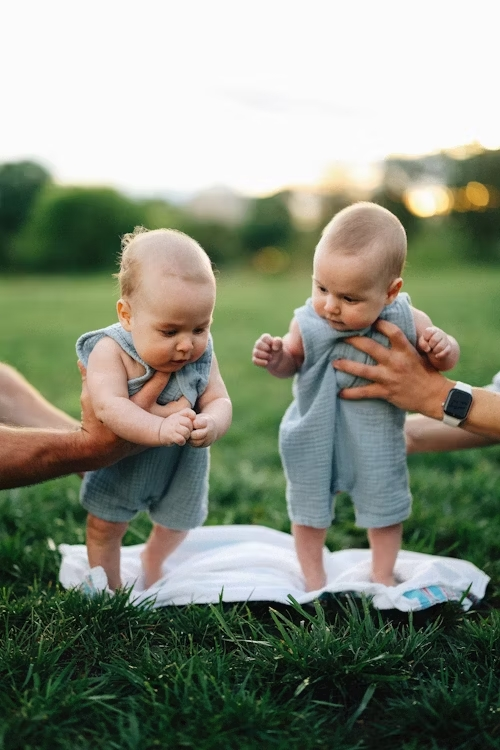
#> input picture OpenCV study/image/baby.jpg, 500 x 750 px; its folder holds only this picture in this run
$ jupyter execute 02_batch_processing.ipynb
#> lines starting #> are read from the running program, lines starting #| are printed output that depends on the picture
## 1. 라이브러리

[cell 1]
import cv2
import os               # 파일 및 폴더 탐색 os 라이브러리
from glob import glob   # 특정 경로에 있는 여러 파일을 리스트로 가져오는 위함

## 2. 경로 설정

[cell 2]
# 원본 이미지 폴더와 저장 폴더 경로 설정
input_folder = r"C:\Users\jinhyeongsik\study\OpenCV study\image"
output_folder = r"C:\Users\jinhyeongsik\study\OpenCV study\02_batch_processing\output image"

# 폴더 내 .jpg 이미지 파일 경로 리스트 얻기
img_files = glob(os.path.join(input_folder, "*.jpg"))

## 3. 반복 처리 코드

[cell 3]
# 이미지 반복 처리
for path in img_files:
    # 파일명만 추출
    filename = os.path.basename(path)

    # 이미지 읽기
    img = cv2.imread(path)
#> img is the input picture: shape (750, 500, 3); mean B, G, R 123.5, 140.5, 134
    if img is None:
        print(f"이미지 불러오기 실패: {path}")
        continue

    # 그레이스케일 변환
    gray = cv2.cvtColor(img, cv2.COLOR_BGR2GRAY)
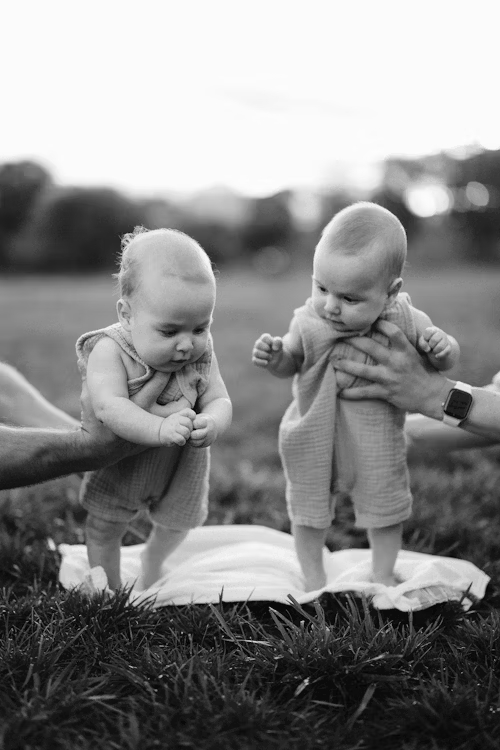
#> gray: shape (750, 500); min 2, max 254, mean 136.6

     # 리사이즈
    resized = cv2.resize(gray, (200, 200))
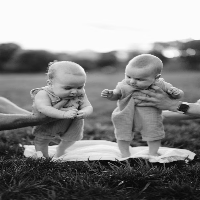
#> resized: shape (200, 200); min 5, max 253, mean 136.6

    # 자르기
    cropped = resized[50:150, 50:150]
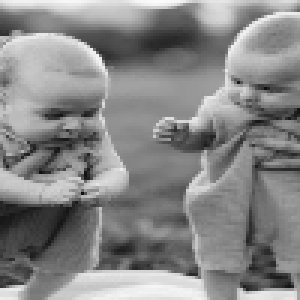
#> cropped: shape (100, 100) (shown 3 times larger); min 14, max 251, mean 134.8

    # 저장 경로 설정
    save_path = os.path.join(output_folder, f"output_{filename}")

    # 저장
    cv2.imwrite(save_path, cropped)
    print(f"{save_path} 저장 완료")

$ run again, on OpenCV study/image/hand.jpg
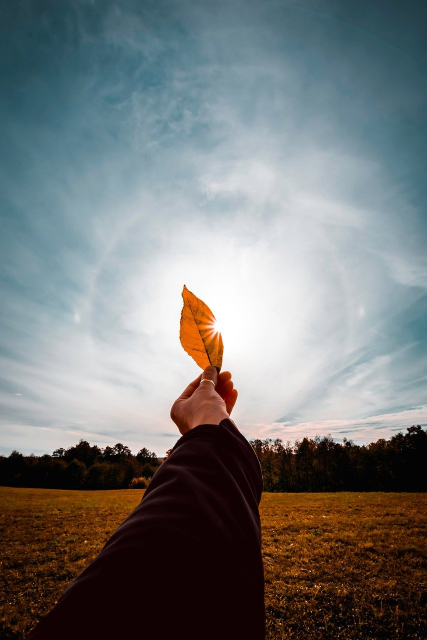
#> input picture OpenCV study/image/hand.jpg, 853 x 1280 px (shown at 1/2 size)
#> img is the input picture: shape (1280, 853, 3); mean B, G, R 119.9, 119.8, 117.1
#> `resized = cv2.resize(gray, (200, 200))`:
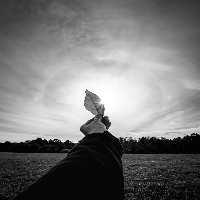
#> resized: shape (200, 200); min 0, max 255, mean 119
#> `cropped = resized[50:150, 50:150]`:
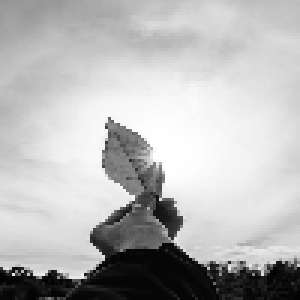
#> cropped: shape (100, 100) (shown 3 times larger); min 1, max 255, mean 183.4

$ run again, on OpenCV study/image/building.jpg
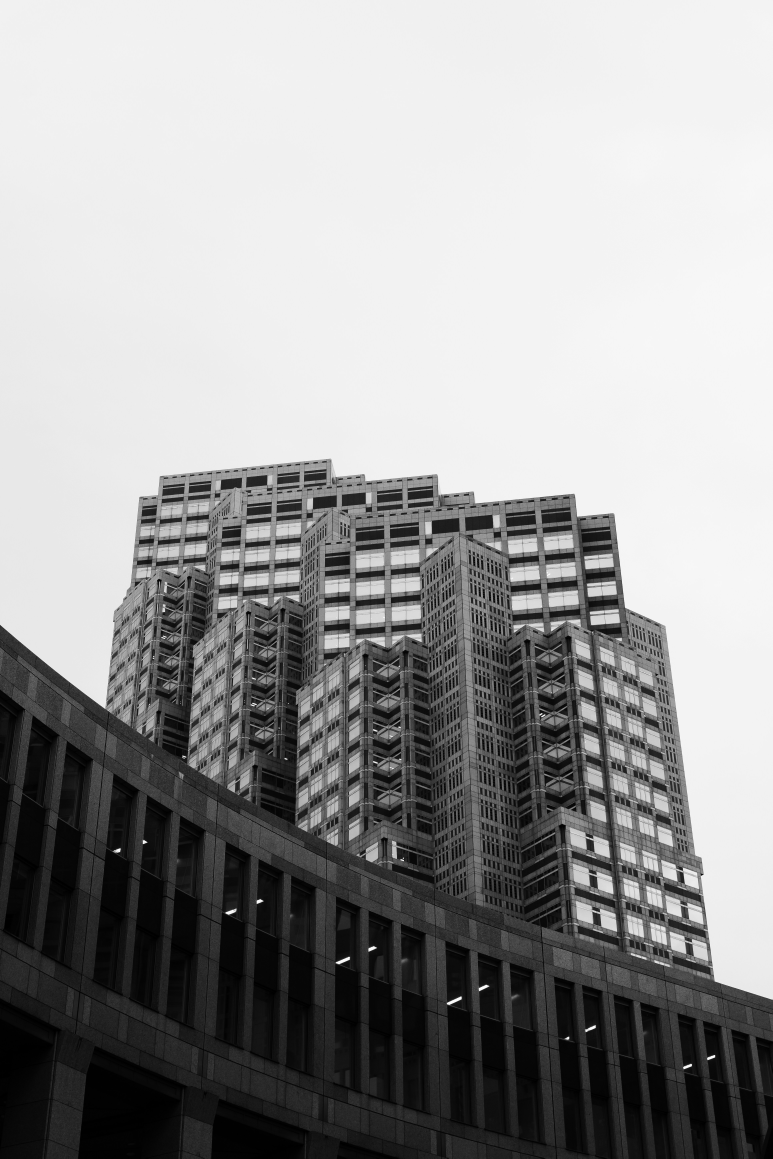
#> input picture OpenCV study/image/building.jpg, 3861 x 5791 px (shown at 1/5 size)
#> img is the input picture: shape (5791, 3861, 3); min 0, max 255, mean 151.6
#> `resized = cv2.resize(gray, (200, 200))`:
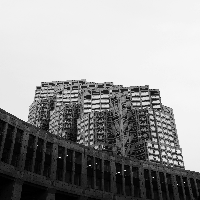
#> resized: shape (200, 200); min 0, max 251, mean 151.6
#> `cropped = resized[50:150, 50:150]`:
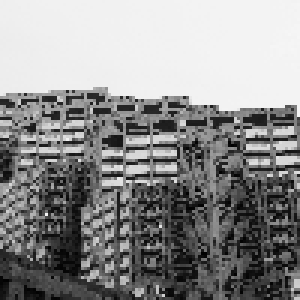
#> cropped: shape (100, 100) (shown 3 times larger); min 1, max 246, mean 141.5

$ run again, on OpenCV study/image/care.jpg
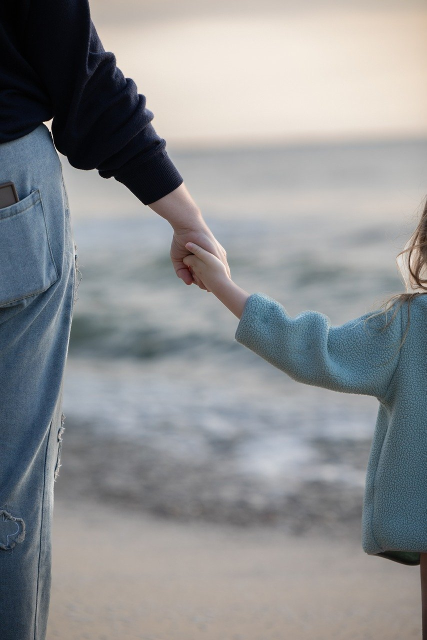
#> input picture OpenCV study/image/care.jpg, 853 x 1280 px (shown at 1/2 size)
#> img is the input picture: shape (1280, 853, 3); mean B, G, R 145.6, 143.9, 142.1
#> `resized = cv2.resize(gray, (200, 200))`:
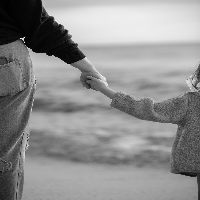
#> resized: shape (200, 200); min 0, max 249, mean 143.4
#> `cropped = resized[50:150, 50:150]`:
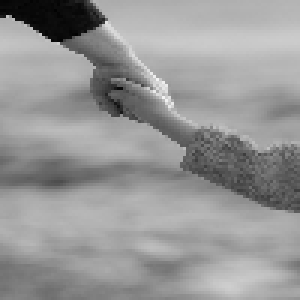
#> cropped: shape (100, 100) (shown 3 times larger); min 2, max 243, mean 150.6
